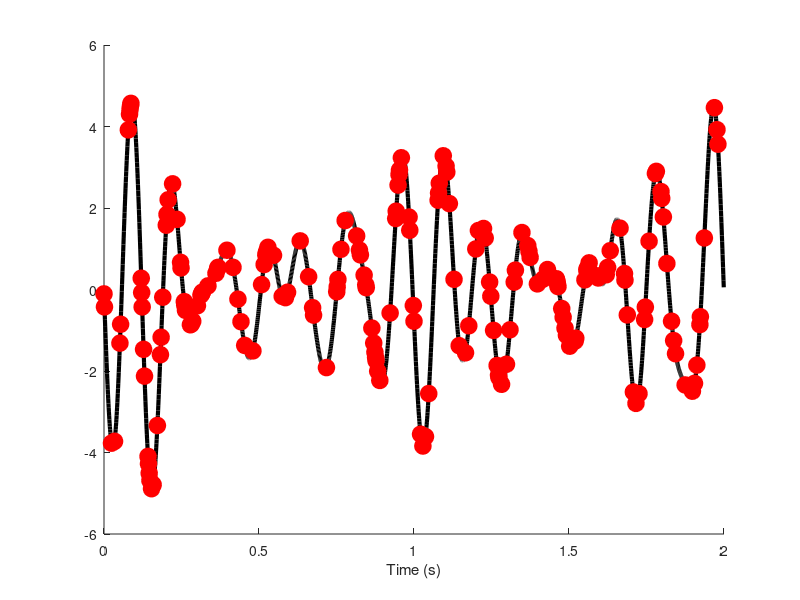

Recreate this plot in MATLAB. (Note: this script raises an error after producing the figure.)
%%
%     COURSE: Signal processing problems, solved in MATLAB and Python
%    SECTION: Resampling, interpolating, extrapolating
%      VIDEO: Resample irregularly sampled data
% Instructor: sincxpress.com
%
%%

% simulation parameters
srate    = 1324;    % Hz
peakfreq =    7;    % Hz
fwhm     =    5;    % Hz
npnts    = srate*2; % time points
timevec  = (0:npnts-1)/srate; % seconds

% frequencies
hz = linspace(0,srate,npnts);
s  = fwhm*(2*pi-1)/(4*pi); % normalized width
x  = hz-peakfreq;          % shifted frequencies
fg = exp(-.5*(x/s).^2);    % gaussian


% Fourier coefficients of random spectrum
fc = rand(1,npnts) .* exp(1i*2*pi*rand(1,npnts));

% taper with Gaussian
fc = fc .* fg;

% go back to time domain to get signal
signal = 2*real( ifft(fc) )*npnts;


%%% plot 
figure(1), clf, hold on
plot(timevec,signal,'k','linew',3)
xlabel('Time (s)')

%% now randomly sample from this "continuous" time series

% initialize to empty
sampSig = [];


% random sampling intervals
sampintervals = cumsum([ 1; ceil( exp(4*rand(npnts,1)) ) ]);
sampintervals(sampintervals>npnts) = []; % remove points beyond the data


% loop through sampling points and "measure" data
for i=1:length(sampintervals)
    
    % "real world" measurement
    nextdat = [signal(sampintervals(i)); timevec(sampintervals(i))];
    
    % put in data matrix
    sampSig = cat(2,sampSig,nextdat);
end

% more plotting
plot(sampSig(2,:),sampSig(1,:),'ro','markerfacecolor','r','markersize',12)

%% upsample to original sampling rate


% define interpolation object
F = griddedInterpolant(sampSig(2,:),sampSig(1,:),'spline');

% query that object at requested time points
newsignal = F(timevec);


% and plot
plot(timevec,newsignal,'ms','markersize',10,'markerfacecolor','m')
legend({'"Analog"';'Measured';'Upsampled'})

%% done.
